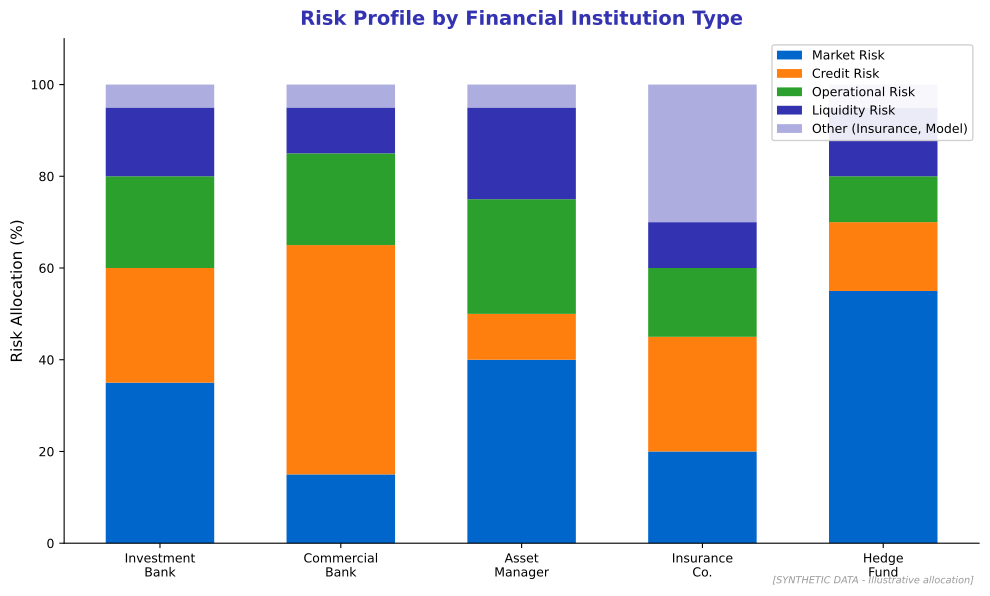

Python code for this plot:
"""
Risk Types in Finance - Stacked bar chart
Shows different risk categories and their relative importance

Output: risk_types.pdf
Module: module_04_traditional
Lesson: 42 - Risk Management
"""

from pathlib import Path
import matplotlib.pyplot as plt
import numpy as np

plt.rcParams.update({
    'font.size': 10,
    'axes.labelsize': 10,
    'axes.titlesize': 11,
    'xtick.labelsize': 9,
    'ytick.labelsize': 9,
    'legend.fontsize': 9,
    'figure.figsize': (10, 6),
    'figure.dpi': 150
})

MLPURPLE = '#3333B2'
MLBLUE = '#0066CC'
MLORANGE = '#FF7F0E'
MLGREEN = '#2CA02C'
MLRED = '#D62728'
MLLAVENDER = '#ADADE0'

def create_chart():
    fig, ax = plt.subplots(figsize=(10, 6))

    institutions = ['Investment\nBank', 'Commercial\nBank', 'Asset\nManager', 'Insurance\nCo.', 'Hedge\nFund']

    # Risk allocation percentages by institution type
    market_risk = [35, 15, 40, 20, 55]
    credit_risk = [25, 50, 10, 25, 15]
    operational_risk = [20, 20, 25, 15, 10]
    liquidity_risk = [15, 10, 20, 10, 15]
    other_risk = [5, 5, 5, 30, 5]

    x = np.arange(len(institutions))
    width = 0.6

    ax.bar(x, market_risk, width, label='Market Risk', color=MLBLUE)
    ax.bar(x, credit_risk, width, bottom=market_risk, label='Credit Risk', color=MLORANGE)
    ax.bar(x, operational_risk, width, bottom=np.array(market_risk)+np.array(credit_risk),
           label='Operational Risk', color=MLGREEN)
    ax.bar(x, liquidity_risk, width,
           bottom=np.array(market_risk)+np.array(credit_risk)+np.array(operational_risk),
           label='Liquidity Risk', color=MLPURPLE)
    ax.bar(x, other_risk, width,
           bottom=np.array(market_risk)+np.array(credit_risk)+np.array(operational_risk)+np.array(liquidity_risk),
           label='Other (Insurance, Model)', color=MLLAVENDER)

    ax.set_ylabel('Risk Allocation (%)', fontsize=11)
    ax.set_title('Risk Profile by Financial Institution Type', fontsize=14,
                 fontweight='bold', color=MLPURPLE, pad=10)
    ax.set_xticks(x)
    ax.set_xticklabels(institutions)
    ax.legend(loc='upper right', framealpha=0.9)

    ax.set_ylim(0, 110)

    # Remove top and right spines
    ax.spines['top'].set_visible(False)
    ax.spines['right'].set_visible(False)

    fig.text(0.98, 0.02, '[SYNTHETIC DATA - Illustrative allocation]',
             fontsize=7, color='#999999', ha='right', style='italic')

    plt.tight_layout()

    output_path = Path(__file__).parent / 'risk_types.pdf'
    plt.savefig(output_path, format='pdf', dpi=300, bbox_inches='tight')
    plt.close()
    print(f"Chart saved to: {output_path}")
    return output_path

if __name__ == '__main__':
    create_chart()
